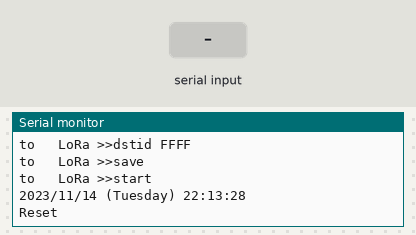
A sketch run on a simulated Arduino Uno, built with avr-gcc and run on an emulated ATmega328P. On the bench: the last lines printed to the serial monitor. Inputs (shaded band) come from the test bench. The local clock reads 2024-03-15 10:24:30 at power-on unless the sketch sets it.

Above: at 10.1 s.
10.2 s: "1\n" received over the second serial link
14.0 s: "0\n" received over the second serial link
At 14.27 s:
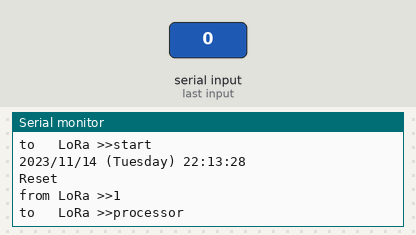
17.8 s: "2\n" received over the second serial link
At 22.7 s:
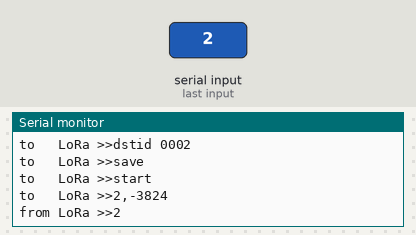

The sketch:

0001_parent_experiment.ino
```cpp
#include <SoftwareSerial.h>
#include "RTClib.h"

#define UART_RX 17  // ES920LR 8(TX)
#define UART_TX 16  // ES920LR 9(RX)
#define LoRa_Rst 5 //  ES920LR 24(RESETB)

SoftwareSerial LoRa_ss(UART_TX, UART_RX);

RTC_DS1307 rtc;

char daysOfTheWeek[7][12] = {"Sunday", "Monday", "Tuesday", "Wednesday", "Thursday", "Friday", "Saturday"};
String data0002;
String data0003;

void LoRa_read() {
  // just read message
  if (LoRa_ss.available())Serial.print("from LoRa >>");
  while (LoRa_ss.available()) {
    char c = LoRa_ss.read();
    if (c < 0x80){
      Serial.print(c);
    }
    delay(1);
  }
}

void LoRa_read_data(int id) {
  // if there is another broadcast, this need to change since serial buffer will contain data that this edge didn't request
  // for example if there is unexpected data between (reading after sending to raspberry pi) and (sending to 0002), the first readStringUntil('\n') will be the unexpected data
  // it might be a good idea to clean it every loop
  // read message and update the data to send
  if (id == 2){
    if (LoRa_ss.available())Serial.print("from LoRa >>");
    if (LoRa_ss.available()) {
      String ok = LoRa_ss.readStringUntil('\n');
      Serial.print(ok);
      data0002 = LoRa_ss.readStringUntil('\n');
      Serial.print(data0002);
    }
  }
  else if (id == 3){
    if (LoRa_ss.available())Serial.print("from LoRa >>");
    if (LoRa_ss.available()) {
      String ok = LoRa_ss.readStringUntil('\n');
      Serial.print(ok);
      data0003 = LoRa_ss.readStringUntil('\n');
      Serial.print(data0003);
    }
  }else{
    Serial.print("No such id exists");
  }
}

void LoRa_write_string(String msg) {
  // write message
  char str_array[msg.length()+1];
  msg.toCharArray(str_array, msg.length()+1);
  LoRa_ss.write(str_array);
  Serial.print("to   LoRa >>");
  Serial.println(str_array);
  LoRa_ss.write("\r\n");
}

void LoRa_write(char msg[]) {
  // write message
  LoRa_ss.write(msg);
  Serial.print("to   LoRa >>");
  Serial.print(msg);
  delay(500);
  LoRa_read();
}

void change_config(String dstid) {
  digitalWrite(LoRa_Rst, HIGH);
  delay(1000);

  // reset
  Serial.println("Reset");
  digitalWrite(LoRa_Rst, LOW);
  delay(1000);
  digitalWrite(LoRa_Rst, HIGH);
  delay(3000);

  // read
  LoRa_read();

  // select processor mode
  LoRa_write("processor\r\n");
  delay(100);

  // // default config
  // LoRa_write("load\r\n");
  // delay(100);

//   // baudrate 9600
//   LoRa_write("baudrate 1\r\n");
//   delay(100);

//   // 125kHz
//   LoRa_write("bw 4\r\n");
//   delay(100);

//   // spreading factor 11
//   LoRa_write("sf 11\r\n");
//   delay(100);

//   // channel 5
//   LoRa_write("channel 5\r\n");
//   delay(100);

//   // retry num
//   LoRa_write("retry 0\r\n");
//   delay(100);

//   // PAN
//   LoRa_write("panid 0001\r\n");
//   delay(100);

//   // own network id
//   LoRa_write("ownid 0001\r\n");
//   delay(100);

  // destination network id (broadcast)
  LoRa_write_string("dstid "+ dstid);
  delay(500);
  LoRa_read();
  delay(100);

  // save
  LoRa_write("save\r\n");
  delay(100);

  // into operation mode
  LoRa_write("start\r\n");
  delay(100);

}

void setup() {

  // RTC setting up
  if (! rtc.begin()) {
    Serial.println("Couldn't find RTC");
    Serial.flush();
    while (1) delay(10);
  }

  if (! rtc.isrunning()) {
    Serial.println("RTC is NOT running, let's set the time!");
    // When time needs to be set on a new device, or after a power loss, the
    // following line sets the RTC to the date & time this sketch was compiled
    rtc.adjust(DateTime(F(__DATE__), F(__TIME__)));
    // This line sets the RTC with an explicit date & time, for example to set
    // January 21, 2014 at 3am you would call:
    // rtc.adjust(DateTime(2014, 1, 21, 3, 0, 0));
  }

  // When time needs to be re-set on a previously configured device, the
  // following line sets the RTC to the date & time this sketch was compiled
  rtc.adjust(DateTime(F(__DATE__), F(__TIME__)));
  // This line sets the RTC with an explicit date & time, for example to set
  // January 21, 2014 at 3am you would call:
  // rtc.adjust(DateTime(2014, 1, 21, 3, 0, 0));

  Serial.begin(9600);
  while(!Serial){
    //wait till Serial
  }
  LoRa_ss.begin(9600);

  Serial.println("Start!!");

  LoRa_write("config\r\n");

  // define reset
  pinMode(LoRa_Rst , OUTPUT);
  delay(1000);
  // setup
  change_config("FFFF");
}

void loop() {

  DateTime now = rtc.now();

  Serial.print(now.year(), DEC);
  Serial.print('/');
  Serial.print(now.month(), DEC);
  Serial.print('/');
  Serial.print(now.day(), DEC);
  Serial.print(" (");
  Serial.print(daysOfTheWeek[now.dayOfTheWeek()]);
  Serial.print(") ");
  Serial.print(now.hour(), DEC);
  Serial.print(':');
  Serial.print(now.minute(), DEC);
  Serial.print(':');
  Serial.print(now.second(), DEC);
  Serial.println();

  // clear the buffer
  while(LoRa_ss.available())LoRa_ss.read();

  for(int i=2;i<4;i++){
    // change destination id
    change_config("000"+String(i));
    // using delayed date
    // send calibration date and the edge id to request data to
    String i_string = String(i);

    char datetosend[16];
    itoa(rtc.now().unixtime(), datetosend, 10);

    String custom_data = i_string + "," + datetosend;
    LoRa_write_string(custom_data);
    delay(5000);

    // read data from edge i
    LoRa_read_data(i);
    delay(5000);
  }

    String data = "";
    data.concat(data0002);
    data.concat(",");
    data.concat(data0003);
    change_config("7086");
    Serial.println("Sending data to Raspberry pi");
    LoRa_write_string(data);
    delay(1000);
    LoRa_read();
    delay(3000);

}
```

Measured:
- after the input at 17.8 s, the serial monitor: prints a new line after 3.6 s (image 2)
